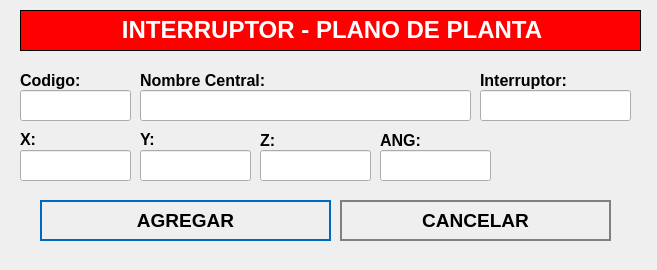
<?xml version="1.0" encoding="UTF-8"?>
<ui version="4.0">
 <class>NewBook</class>
 <widget class="QWidget" name="NewBook">
  <property name="geometry">
   <rect>
    <x>0</x>
    <y>0</y>
    <width>657</width>
    <height>270</height>
   </rect>
  </property>
  <property name="windowTitle">
   <string>Nuevo Registro</string>
  </property>
  <property name="styleSheet">
   <string notr="true">QPushButton
{	
	height: 2em;
 	border-style: solid;
	border-width: 2px;
 	border-color: grey;
	font-weight: bold;
}

QPushButton:hover
{
   	background-color:grey;
	color:white;
}</string>
  </property>
  <widget class="QLabel" name="label">
   <property name="geometry">
    <rect>
     <x>20</x>
     <y>10</y>
     <width>621</width>
     <height>41</height>
    </rect>
   </property>
   <property name="font">
    <font>
     <underline>false</underline>
    </font>
   </property>
   <property name="autoFillBackground">
    <bool>false</bool>
   </property>
   <property name="styleSheet">
    <string notr="true">background-color: red;</string>
   </property>
   <property name="frameShape">
    <enum>QFrame::Box</enum>
   </property>
   <property name="text">
    <string>&lt;html&gt;&lt;head/&gt;&lt;body&gt;&lt;p align=&quot;center&quot;&gt;&lt;span style=&quot; font-size:18pt; font-weight:600; color:#ffffff;&quot;&gt;INTERRUPTOR - PLANO DE PLANTA&lt;/span&gt;&lt;/p&gt;&lt;/body&gt;&lt;/html&gt;</string>
   </property>
  </widget>
  <widget class="QLabel" name="label_autoriza">
   <property name="geometry">
    <rect>
     <x>20</x>
     <y>70</y>
     <width>101</width>
     <height>21</height>
    </rect>
   </property>
   <property name="text">
    <string>&lt;html&gt;&lt;head/&gt;&lt;body&gt;&lt;p&gt;&lt;span style=&quot; font-size:12pt; font-weight:600;&quot;&gt;Codigo:&lt;/span&gt;&lt;/p&gt;&lt;/body&gt;&lt;/html&gt;</string>
   </property>
  </widget>
  <widget class="QLineEdit" name="inputCodigo">
   <property name="geometry">
    <rect>
     <x>20</x>
     <y>90</y>
     <width>111</width>
     <height>31</height>
    </rect>
   </property>
   <property name="font">
    <font>
     <pointsize>12</pointsize>
    </font>
   </property>
  </widget>
  <widget class="QLineEdit" name="inputNombre">
   <property name="geometry">
    <rect>
     <x>140</x>
     <y>90</y>
     <width>331</width>
     <height>31</height>
    </rect>
   </property>
   <property name="font">
    <font>
     <pointsize>12</pointsize>
    </font>
   </property>
  </widget>
  <widget class="QPushButton" name="addButton">
   <property name="geometry">
    <rect>
     <x>40</x>
     <y>200</y>
     <width>291</width>
     <height>41</height>
    </rect>
   </property>
   <property name="font">
    <font>
     <pointsize>14</pointsize>
     <weight>75</weight>
     <bold>true</bold>
    </font>
   </property>
   <property name="cursor">
    <cursorShape>PointingHandCursor</cursorShape>
   </property>
   <property name="styleSheet">
    <string notr="true">QPushButton
{	
	height: 2em;
 	border-style: solid;
	border-width: 2px;
 	border-color: #0069c0;
	font-weight: bold;
}

QPushButton:hover
{
   	background-color:#0069c0;
	color:white;
}</string>
   </property>
   <property name="text">
    <string>AGREGAR</string>
   </property>
   <property name="icon">
    <iconset>
     <normaloff>../assets/icons/add-icon.png</normaloff>../assets/icons/add-icon.png</iconset>
   </property>
   <property name="iconSize">
    <size>
     <width>30</width>
     <height>30</height>
    </size>
   </property>
   <property name="autoDefault">
    <bool>true</bool>
   </property>
   <property name="default">
    <bool>true</bool>
   </property>
   <property name="flat">
    <bool>true</bool>
   </property>
  </widget>
  <widget class="QPushButton" name="cancelButton">
   <property name="geometry">
    <rect>
     <x>340</x>
     <y>200</y>
     <width>271</width>
     <height>41</height>
    </rect>
   </property>
   <property name="font">
    <font>
     <pointsize>14</pointsize>
     <weight>75</weight>
     <bold>true</bold>
    </font>
   </property>
   <property name="cursor">
    <cursorShape>PointingHandCursor</cursorShape>
   </property>
   <property name="styleSheet">
    <string notr="true">QPushButton
{	
	height: 2em;
 	border-style: solid;
	border-width: 2px;
 	border-color: grey;
	font-weight: bold;
}

QPushButton:hover
{
   	background-color:grey;
	color:white;
}</string>
   </property>
   <property name="text">
    <string>CANCELAR</string>
   </property>
   <property name="icon">
    <iconset>
     <normaloff>../assets/icons/cancel-icon.png</normaloff>../assets/icons/cancel-icon.png</iconset>
   </property>
   <property name="iconSize">
    <size>
     <width>30</width>
     <height>30</height>
    </size>
   </property>
   <property name="autoDefault">
    <bool>true</bool>
   </property>
   <property name="default">
    <bool>true</bool>
   </property>
   <property name="flat">
    <bool>true</bool>
   </property>
  </widget>
  <widget class="QLabel" name="label_aquienVisita">
   <property name="geometry">
    <rect>
     <x>140</x>
     <y>70</y>
     <width>191</width>
     <height>21</height>
    </rect>
   </property>
   <property name="text">
    <string>&lt;html&gt;&lt;head/&gt;&lt;body&gt;&lt;p&gt;&lt;span style=&quot; font-size:12pt; font-weight:600;&quot;&gt;Nombre Central:&lt;/span&gt;&lt;/p&gt;&lt;/body&gt;&lt;/html&gt;</string>
   </property>
  </widget>
  <widget class="QLabel" name="label_horaIngreso">
   <property name="geometry">
    <rect>
     <x>20</x>
     <y>130</y>
     <width>71</width>
     <height>16</height>
    </rect>
   </property>
   <property name="text">
    <string>&lt;html&gt;&lt;head/&gt;&lt;body&gt;&lt;p&gt;&lt;span style=&quot; font-size:12pt; font-weight:600;&quot;&gt;X:&lt;/span&gt;&lt;/p&gt;&lt;/body&gt;&lt;/html&gt;</string>
   </property>
  </widget>
  <widget class="QLabel" name="label_horaSalida">
   <property name="geometry">
    <rect>
     <x>140</x>
     <y>130</y>
     <width>81</width>
     <height>16</height>
    </rect>
   </property>
   <property name="text">
    <string>&lt;html&gt;&lt;head/&gt;&lt;body&gt;&lt;p&gt;&lt;span style=&quot; font-size:12pt; font-weight:600;&quot;&gt;Y:&lt;/span&gt;&lt;/p&gt;&lt;/body&gt;&lt;/html&gt;</string>
   </property>
  </widget>
  <widget class="QLabel" name="label_motivoVisita">
   <property name="geometry">
    <rect>
     <x>260</x>
     <y>130</y>
     <width>101</width>
     <height>21</height>
    </rect>
   </property>
   <property name="text">
    <string>&lt;html&gt;&lt;head/&gt;&lt;body&gt;&lt;p&gt;&lt;span style=&quot; font-size:12pt; font-weight:600;&quot;&gt;Z:&lt;/span&gt;&lt;/p&gt;&lt;/body&gt;&lt;/html&gt;</string>
   </property>
  </widget>
  <widget class="QLineEdit" name="inputX">
   <property name="geometry">
    <rect>
     <x>20</x>
     <y>150</y>
     <width>111</width>
     <height>31</height>
    </rect>
   </property>
   <property name="font">
    <font>
     <pointsize>12</pointsize>
    </font>
   </property>
  </widget>
  <widget class="QLineEdit" name="inputY">
   <property name="geometry">
    <rect>
     <x>140</x>
     <y>150</y>
     <width>111</width>
     <height>31</height>
    </rect>
   </property>
   <property name="font">
    <font>
     <pointsize>12</pointsize>
    </font>
   </property>
  </widget>
  <widget class="QLineEdit" name="inputZ">
   <property name="geometry">
    <rect>
     <x>260</x>
     <y>150</y>
     <width>111</width>
     <height>31</height>
    </rect>
   </property>
   <property name="font">
    <font>
     <pointsize>12</pointsize>
    </font>
   </property>
  </widget>
  <widget class="QLineEdit" name="inputInterruptor">
   <property name="geometry">
    <rect>
     <x>480</x>
     <y>90</y>
     <width>151</width>
     <height>31</height>
    </rect>
   </property>
   <property name="font">
    <font>
     <pointsize>12</pointsize>
    </font>
   </property>
  </widget>
  <widget class="QLabel" name="label_motivoVisita_3">
   <property name="geometry">
    <rect>
     <x>480</x>
     <y>70</y>
     <width>161</width>
     <height>21</height>
    </rect>
   </property>
   <property name="text">
    <string>&lt;html&gt;&lt;head/&gt;&lt;body&gt;&lt;p&gt;&lt;span style=&quot; font-size:12pt; font-weight:600;&quot;&gt;Interruptor:&lt;/span&gt;&lt;/p&gt;&lt;/body&gt;&lt;/html&gt;</string>
   </property>
  </widget>
  <widget class="QLabel" name="label_motivoVisita_2">
   <property name="geometry">
    <rect>
     <x>380</x>
     <y>130</y>
     <width>101</width>
     <height>21</height>
    </rect>
   </property>
   <property name="text">
    <string>&lt;html&gt;&lt;head/&gt;&lt;body&gt;&lt;p&gt;&lt;span style=&quot; font-size:12pt; font-weight:600;&quot;&gt;ANG:&lt;/span&gt;&lt;/p&gt;&lt;/body&gt;&lt;/html&gt;</string>
   </property>
  </widget>
  <widget class="QLineEdit" name="inputANG">
   <property name="geometry">
    <rect>
     <x>380</x>
     <y>150</y>
     <width>111</width>
     <height>31</height>
    </rect>
   </property>
   <property name="font">
    <font>
     <pointsize>12</pointsize>
    </font>
   </property>
  </widget>
 </widget>
 <tabstops>
  <tabstop>inputCodigo</tabstop>
  <tabstop>inputNombre</tabstop>
  <tabstop>addButton</tabstop>
  <tabstop>cancelButton</tabstop>
 </tabstops>
 <resources/>
 <connections/>
</ui>
